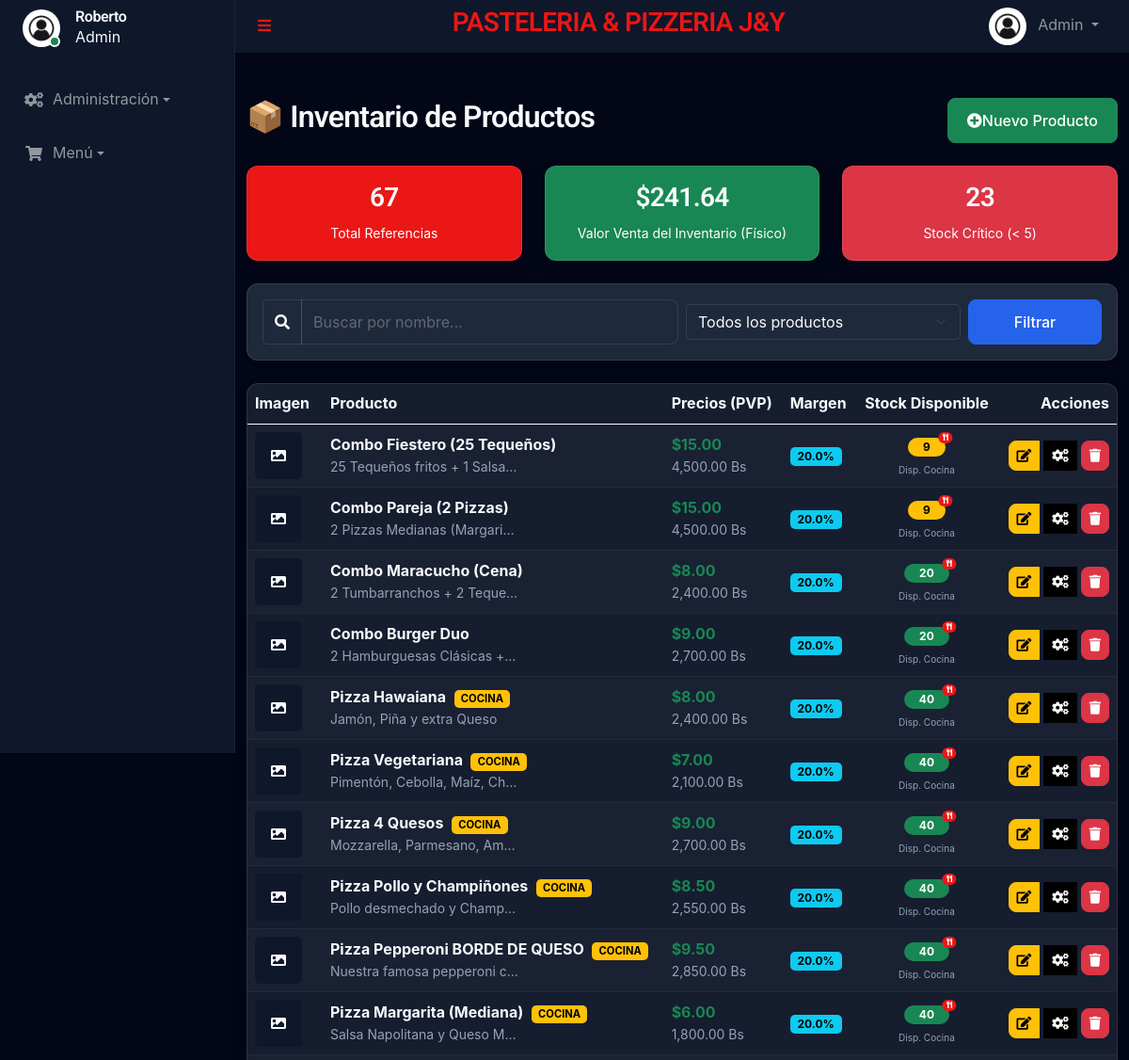
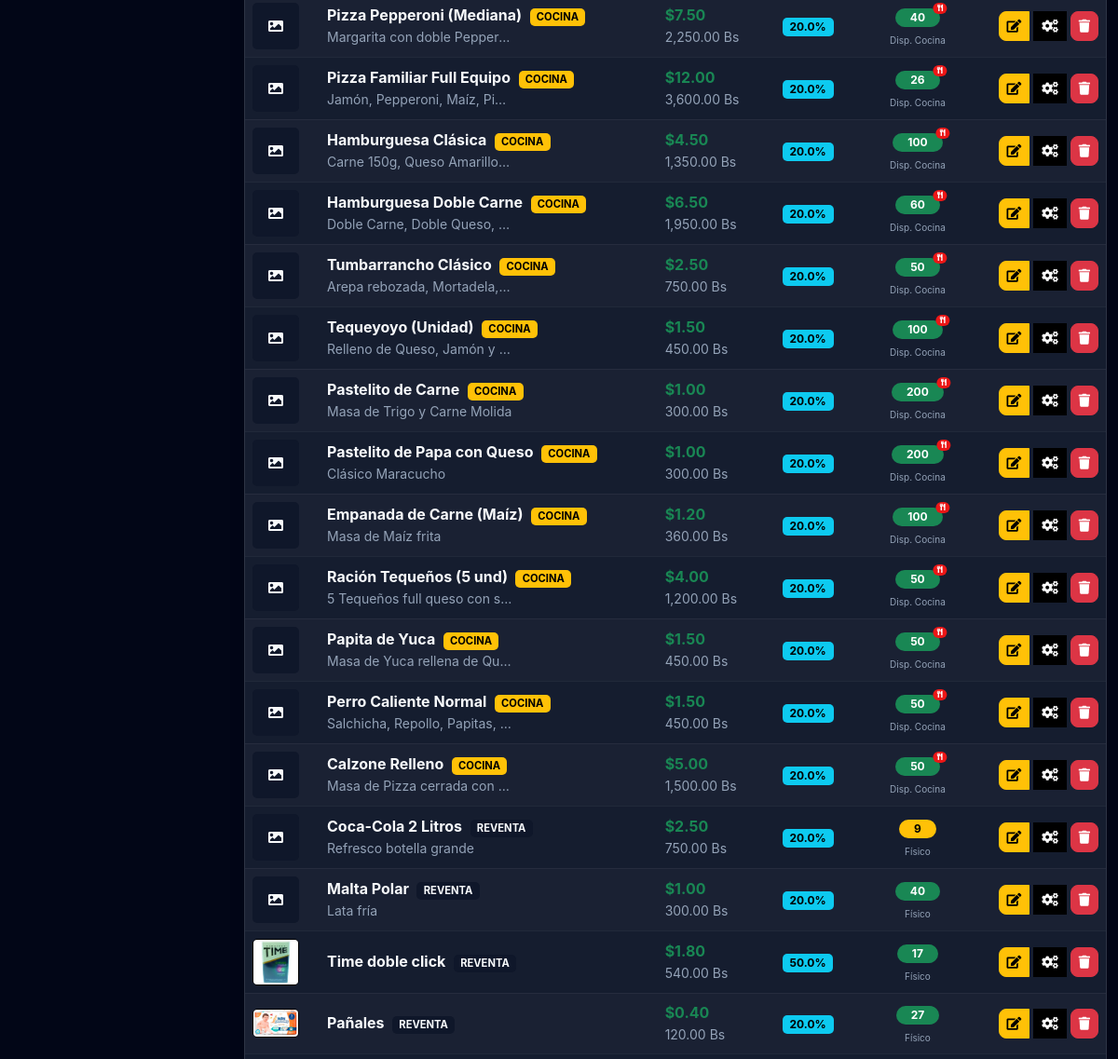
/admin/productos.php (signed in, upper part), run on an earlier commit of the app's database (2 pictures, top to bottom).
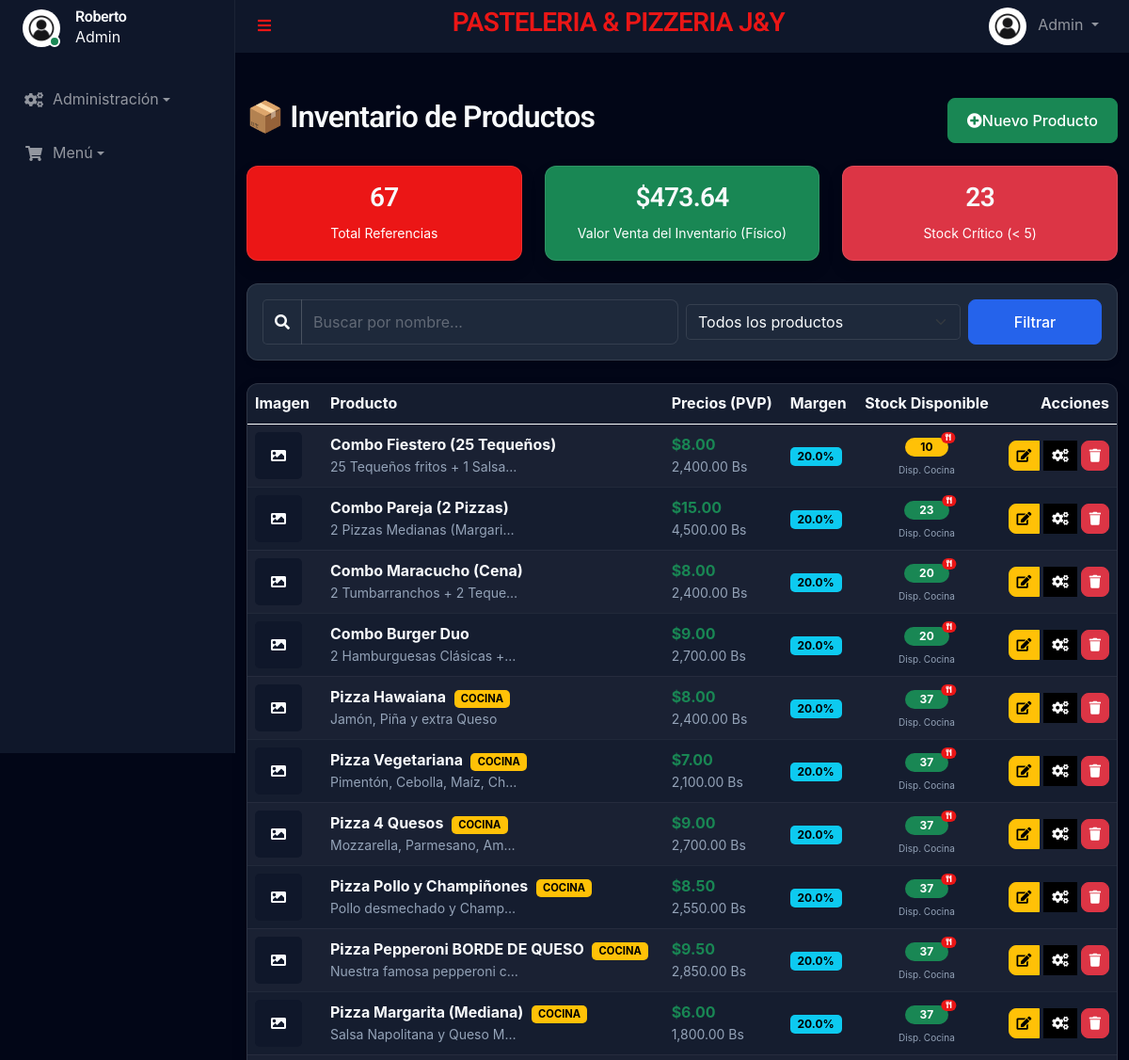
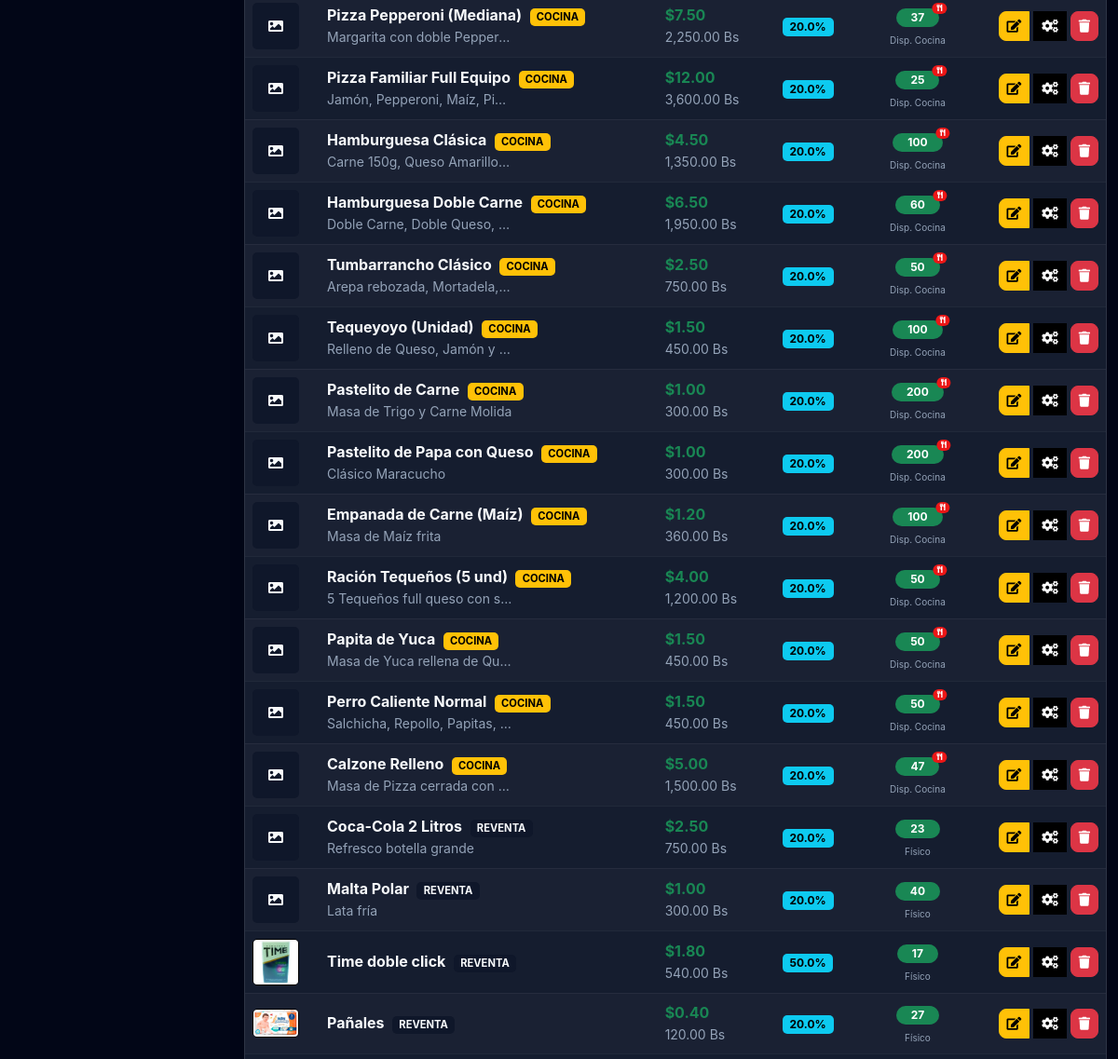
And on a later commit of the database (2 pictures, top to bottom).
### tables this page shows
CREATE TABLE `products` (
  `id` int(11) NOT NULL AUTO_INCREMENT,
  `name` varchar(100) NOT NULL,
  `description` text DEFAULT NULL,
  `price_usd` decimal(10,2) NOT NULL,
  `price_ves` decimal(10,2) NOT NULL,
  `stock` int(11) NOT NULL,
  `product_type` enum('simple','compound','prepared') DEFAULT 'simple',
  `kitchen_station` enum('pizza','kitchen','bar') DEFAULT 'kitchen',
  `image_url` varchar(255) DEFAULT NULL,
  `created_at` timestamp NULL DEFAULT current_timestamp(),
  `profit_margin` decimal(5,2) NOT NULL DEFAULT 20.00,
  `updated_at` timestamp NULL DEFAULT NULL,
  `linked_manufactured_id` int(11) DEFAULT NULL,
  PRIMARY KEY (`id`)
);

CREATE TABLE `product_components` (
  `id` int(11) NOT NULL AUTO_INCREMENT,
  `product_id` int(11) NOT NULL,
  `component_type` enum('raw','manufactured','product') NOT NULL,
  `component_id` int(11) NOT NULL,
  `quantity` decimal(10,4) NOT NULL,
  PRIMARY KEY (`id`),
  KEY `idx_prod_component` (`product_id`),
  KEY `idx_product_components_product` (`product_id`,`component_type`)
);

### funciones/ProductManager.php (called while the page is built, shortened)
<?php
require_once __DIR__ . '/conexion.php';
class ProductManager
{
    private $db;
    public function __construct($db)
    {
        $this->db = Database::getConnection();
    }
    public function getProductById($id)
    {
        $stmt = $this->db->prepare("SELECT * FROM products WHERE id = ?");
        $stmt->execute([$id]);
        return $stmt->fetch(PDO::FETCH_ASSOC) ?: null;
    }
    public function getAllProducts()
    {
        $stmt = $this->db->prepare("SELECT * FROM products ORDER BY created_at DESC");
        $stmt->execute();
        return $stmt->fetchAll(PDO::FETCH_ASSOC);
    }
    public function getProductComponents($productId, $depth = 0)
    {
        $sql = "SELECT pc.*,
                CASE
                    WHEN pc.component_type = 'raw' THEN rm.name
                    WHEN pc.component_type = 'manufactured' THEN mp.name
                    WHEN pc.component_type = 'product' THEN p.name
                END as item_name,
                CASE
                    WHEN pc.component_type = 'raw' THEN rm.unit
                    WHEN pc.component_type = 'manufactured' THEN mp.unit
                    WHEN pc.component_type = 'product' THEN 'und'
                END as item_unit,
                CASE
                    WHEN pc.component_type = 'raw' THEN rm.cost_per_unit
                    WHEN pc.component_type = 'manufactured' THEN mp.unit_cost_average
                    WHEN pc.component_type = 'product' THEN 0
                END as item_cost
                FROM product_components pc
                LEFT JOIN raw_materials rm ON pc.component_id = rm.id AND pc.component_type = 'raw'
                LEFT JOIN manufactured_products mp ON pc.component_id = mp.id AND pc.component_type = 'manufactured'
                LEFT JOIN products p ON pc.component_id = p.id AND pc.component_type = 'product'
                WHERE pc.product_id = ?";
        $stmt = $this->db->prepare($sql);
        $stmt->execute([$productId]);
        $components = $stmt->fetchAll(PDO::FETCH_ASSOC);
        foreach ($components as &$comp) {
            if ($comp['component_type'] == 'product' && $comp['component_id']) {
                $comp['item_cost'] = $this->calculateProductCost($comp['component_id'], $depth + 1);
            }
        }
        return $components;
    }
    public function calculateProductCost($productId, $depth = 0)
    {
        $components = $this->getProductComponents($productId, $depth);
        if (!empty($components)) {
            $totalCost = 0;
            foreach ($components as $comp) {
                $itemCost = floatval($comp['item_cost'] ?? 0);
                $totalCost += ($comp['quantity'] * $itemCost);
            }
            return $totalCost;
        }
        $product = $this->getProductById($productId);
        $price = floatval($product['price_usd'] ?? 0);
        $margin = floatval($product['profit_margin'] ?? 20);
        $cost = $price * (1 - ($margin / 100));
        return $cost;
    }
    public function getVirtualStock($productId, $depth = 0)
    {
        $components = $this->getProductComponents($productId, $depth);
        $minStock = null;
        foreach ($components as $comp) {
            $qtyNeeded = floatval($comp['quantity']);
            $currentStock = 0;
            if ($comp['component_type'] == 'raw') {
                $stmt = $this->db->prepare("SELECT stock_quantity FROM raw_materials WHERE id = ?");
                $stmt->execute([$comp['component_id']]);
                $currentStock = floatval($stmt->fetchColumn());
            } elseif ($comp['component_type'] == 'manufactured') {
                $stmt = $this->db->prepare("SELECT stock FROM manufactured_products WHERE id = ?");
                $stmt->execute([$comp['component_id']]);
                $currentStock = floatval($stmt->fetchColumn());
            } elseif ($comp['component_type'] == 'product') {
                $subProduct = $this->getProductById($comp['component_id']);
                if ($subProduct) {
                    if ($subProduct['product_type'] === 'simple') {
                        $currentStock = floatval($subProduct['stock']);
                    } else {
                        $currentStock = $this->getVirtualStock($comp['component_id'], $depth + 1);
                    }
                } else {
                    $currentStock = 0;
                }
            }
            $possibleWithThisItem = floor($currentStock / $qtyNeeded);
            if ($minStock === null || $possibleWithThisItem < $minStock) {
                $minStock = $possibleWithThisItem;
            }
        }
        return ($minStock === null) ? 0 : $minStock;
    }
}
?>

### funciones/conexion.php (called while the page is built)
<?php
class Database
{
    private static $connection = null;
    public static function getConnection()
    {
        if (self::$connection === null) {
            try {
                $host = $_ENV['DB_HOST'] ?? 'localhost';
                $dbname = $_ENV['DB_NAME'] ?? 'minimarket';
                $username = $_ENV['DB_USER'] ?? 'root';
                $password = $_ENV['DB_PASSWORD'] ?? '';
                $port = $_ENV['DB_PORT'] ?? '3306';
                $options = [
                    PDO::ATTR_ERRMODE => PDO::ERRMODE_EXCEPTION,
                    PDO::ATTR_DEFAULT_FETCH_MODE => PDO::FETCH_ASSOC,
                    PDO::ATTR_EMULATE_PREPARES => false,
                ];
                self::$connection = new PDO(
                    "mysql:host=$host;port=$port;dbname=$dbname;charset=utf8mb4",
                    $username,
                    $password,
                    $options
                );
            } catch (PDOException $e) {
                error_log("Error de conexión: " . $e->getMessage());
                die("<h3>Error de conexión.</h3>
<p>Verifica tu archivo .env y los logs del servidor.</p>");
            }
        }
        return self::$connection;
    }
}
?>

### admin/productos.php (the view, shortened to what the changed rows need)
<?php
require_once '../templates/autoload.php';
$search = $_GET['search'] ?? '';
$filter = $_GET['filter'] ?? '';
if ($filter === 'stock_bajo') {
    $productos = $productManager->getLowStockProducts(10);
} elseif (!empty($search)) {
    $productos = $productManager->searchProducts($search);
} else {
    $productos = $productManager->getAllProducts();
}
$valorInventarioUsd = 0;
foreach ($productos as $p) {
    $valorInventarioUsd += $p['price_usd'] * $p['stock'];
}
require_once '../templates/header.php';
?>
<div class="container mt-5">
    <div class="d-flex justify-content-between align-items-center mb-4">
        <h2>📦 Inventario de Productos</h2>
    </div>
    <div class="row mb-4">
        <div class="col-md-4">
            <div class="card bg-success text-white shadow">
                <div class="card-body text-center">
                    <h3>$<?= number_format($valorInventarioUsd, 2) ?></h3>
                    <small>Valor Venta del Inventario (Físico)</small>
                </div>
            </div>
        </div>
    </div>
    <div class="card shadow">
        <div class="card-body p-0">
            <div class="table-responsive">
                <table class="table table-striped table-hover mb-0 align-middle">
                    <thead class="table-dark">
                        <tr>
                            <th style="width: 80px;">Imagen</th>
                            <th>Producto</th>
                            <th>Precios (PVP)</th>
                            <th>Margen</th>
                            <th class="text-center">Stock Disponible</th>
                            <th class="text-end">Acciones</th>
                        </tr>
                    </thead>
                    <tbody>
                        <?php if (!empty($productos)): ?>
                            <?php foreach ($productos as $producto): ?>
                                <tr>
                                    <td>
                                        <?php if (!empty($producto['image_url']) && file_exists("../" . $producto['image_url'])): ?>
                                            <img src="../<?= htmlspecialchars($producto['image_url']) ?>" class="rounded border" width="50" height="50" style="object-fit: cover;">
                                        <?php else: ?>
                                            <div class="bg-secondary text-white rounded d-flex align-items-center justify-content-center" style="width: 50px; height: 50px;">
                                                <i class="fa fa-image"></i>
                                            </div>
                                        <?php endif; ?>
                                    </td>
                                    <td>
                                        <span class="fw-bold"><?= htmlspecialchars($producto['name']) ?></span>
                                        <?php if ($producto['product_type'] === 'prepared'): ?>
                                            <span class="badge bg-warning text-dark ms-1" style="font-size: 0.7em;">COCINA</span>
                                        <?php elseif ($producto['product_type'] === 'simple'): ?>
                                            <span class="badge bg-secondary ms-1" style="font-size: 0.7em;">REVENTA</span>
                                        <?php endif; ?>
                                        <br>
                                        <small class="text-muted text-truncate d-block" style="max-width: 200px;">
                                            <?= htmlspecialchars($producto['description']) ?>
                                        </small>
                                    </td>
                                    <td>
                                        <div class="d-flex flex-column">
                                            <span class="fw-bold text-success">$<?= number_format($producto['price_usd'], 2) ?></span>
                                            <span class="small text-muted"><?= number_format($producto['price_ves'], 2) ?> Bs</span>
                                        </div>
                                    </td>
                                    <td>
                                        <span class="badge bg-info text-dark">
                                            <?= number_format($producto['profit_margin'], 1) ?>%
                                        </span>
                                    </td>
                                    <td class="text-center">
                                        <?php
                                            $stockMostrar = 0;
                                            $esVirtual = false;
                                            if ($producto['product_type'] === 'simple') {
                                                $stockMostrar = $producto['stock'];
                                                $esVirtual = false;
                                            } else {
                                                $stockMostrar = $productManager->getVirtualStock($producto['id']);
                                                $esVirtual = true;
                                            }
                                            $stockClass = 'bg-success';
                                            if ($stockMostrar <= 5) $stockClass = 'bg-danger';
                                            elseif ($stockMostrar <= 15) $stockClass = 'bg-warning text-dark';
                                        ?>
                                        <span class="badge <?= $stockClass ?> rounded-pill px-3 position-relative">
                                            <?= $stockMostrar ?>
                                            <?php if($esVirtual): ?>
                                                <span class="position-absolute top-0 start-100 translate-middle badge rounded-pill bg-primary"
                                                      style="font-size: 0.6em;"
                                                      title="Calculado según ingredientes disponibles">
                                                    <i class="fa fa-utensils"></i>
                                                </span>
                                            <?php endif; ?>
                                        </span>
                                        <div style="font-size: 10px;" class="text-muted mt-1">
                                            <?= $esVirtual ? 'Disp. Cocina' : 'Físico' ?>
                                        </div>
                                    </td>
                                    <td class="text-end">
                                        <div class="btn-group">
                                            <a href="edit_product.php?id=<?= $producto['id'] ?>" class="btn btn-sm btn-warning" title="Editar">
                                                <i class="fa fa-edit"></i>
                                            </a>
                                            <a href="configurar_receta.php?id=<?= $producto['id'] ?>" class="btn btn-sm btn-dark ms-1" title="Configurar Receta">
                                                <i class="fa fa-cogs"></i>
                                            </a>
                                            <form action="delete_product.php?id=<?= $producto['id'] ?>" method="POST" style="display:inline;">
                                                <button type="submit" class="btn btn-sm btn-danger ms-1" onclick="return confirm('¿Eliminar <?= htmlspecialchars($producto['name']) ?>?');" title="Eliminar">
                                                    <i class="fa fa-trash"></i>
                                                </button>
                                            </form>
                                        </div>
                                    </td>
                                </tr>
                            <?php endforeach; ?>
                        <?php endif; ?>
                    </tbody>
                </table>
            </div>
        </div>
    </div>
</div>
<?php require_once '../templates/footer.php'; ?>

What changed in the data, as far as the page shows it:
changed products "Combo Fiestero (25 Tequeños)": price_usd "15.00" → "8.00"; price_ves "4,500.00" → "2,400.00"; stockMostrar "9" → "10"
computed for products "Combo Pareja (2 Pizzas)": id.component_id "9" → "23"
computed for products "Pizza Hawaiana": stockMostrar "40" → "37"
computed for products "Pizza Vegetariana": stockMostrar "40" → "37"
computed for products "Pizza 4 Quesos": stockMostrar "40" → "37"
computed for products "Pizza Pollo y Champiñones": stockMostrar "40" → "37"
computed for products "Pizza Pepperoni BORDE DE QUESO": stockMostrar "40" → "37"
changed products "Pizza Margarita (Mediana)": stockMostrar "40" → "37"
changed products "Pizza Pepperoni (Mediana)": stockMostrar "40" → "37"
computed for products "Pizza Familiar Full Equipo": stockMostrar "26" → "25"
computed for products "Calzone Relleno": stockMostrar "50" → "47"
changed products "Coca-Cola 2 Litros": stock "9" → "23"
Also different on the page:
$valorInventarioUsd: "241.64" → "473.64"
